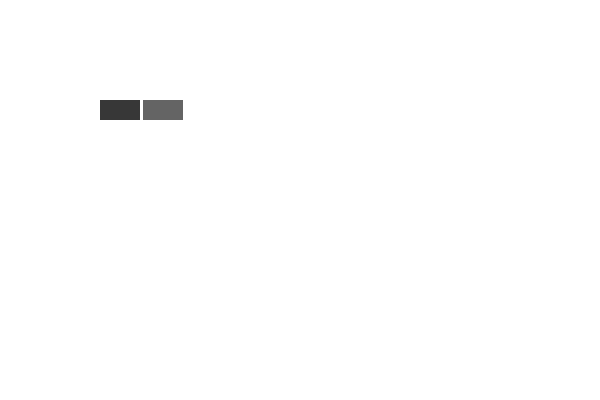
Frame 1 (no input)
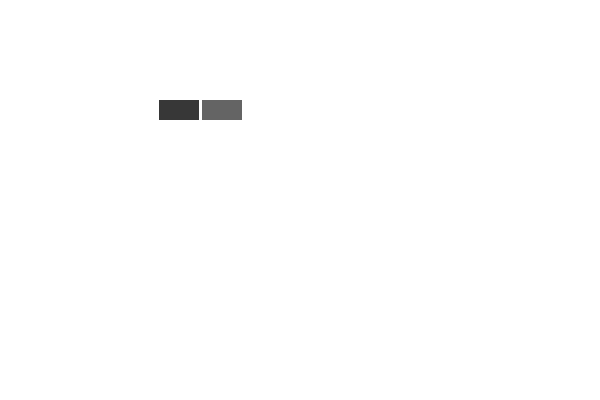
Frame 60 (the mouse pressed at the canvas centre just before this capture)
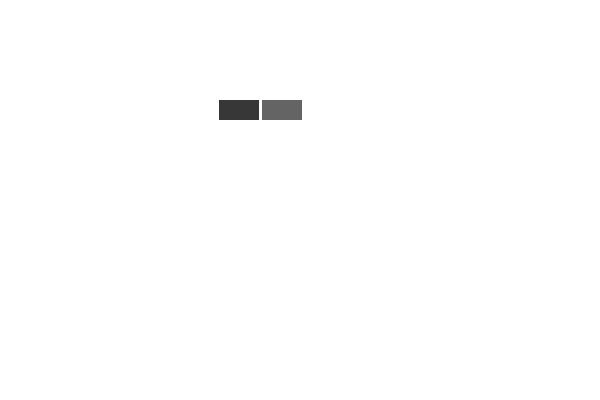
Frame 120 (the mouse held since frame 60 and released just before this capture)

The Processing sketch that drew these frames (run headless with seeded random() and noise(); from frame 60 on, the mouse is pressed at the canvas centre):

// Processing sketch: sketch_8_Class_train
// ── sketch_8_Class_train.pde
Train lightgray, darkgray;

void setup() {
  size (600, 400);
  lightgray=new Train(100, 100, 55, 40, 20);
  darkgray=new Train (143, 100, 100, 40, 20);
}

void draw() {
  background(255);

  lightgray.display();
  lightgray.travel();

  darkgray.display();
  darkgray.travel();
}
// ── Train.pde
class Train {

  float x;
  float y;
  float r;
  float w;
  float h;

  Train (float tempX, float tempY, float tempR, float tempW, float tempH) {
    x=tempX;
    y=tempY;
    r=tempR;
    w=tempW;
    h=tempH;
  }


  void display() {
    noStroke();
    fill(r);
    rect(x, y, w, h);
  }
  void travel() {
    x++;
  }
}
